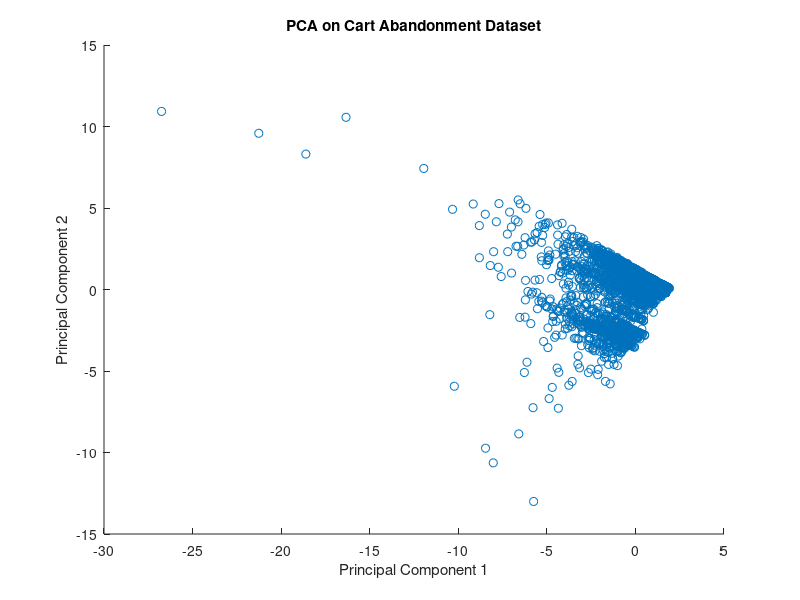

This chart was generated by the following MATLAB code:
% Load dataset
data = csvread('cart_abandonment_data.csv', 1, 2);
% skips ID + Is_Product_Details_viewed columns

% Normalize data
mu = mean(data);
sigma = std(data);
norm_data = (data - mu) ./ sigma;

% Covariance matrix
cov_matrix = cov(norm_data);

% Eigen decomposition
[eigen_vectors, eigen_values] = eig(cov_matrix);

% Sort eigenvalues
[eigen_values_sorted, index] = sort(diag(eigen_values), 'descend');
eigen_vectors_sorted = eigen_vectors(:, index);

% Reduce to 2 principal components
k = 2;
reduced_data = norm_data * eigen_vectors_sorted(:, 1:k);

% Plot
scatter(reduced_data(:,1), reduced_data(:,2));
title('PCA on Cart Abandonment Dataset');
xlabel('Principal Component 1');
ylabel('Principal Component 2');
